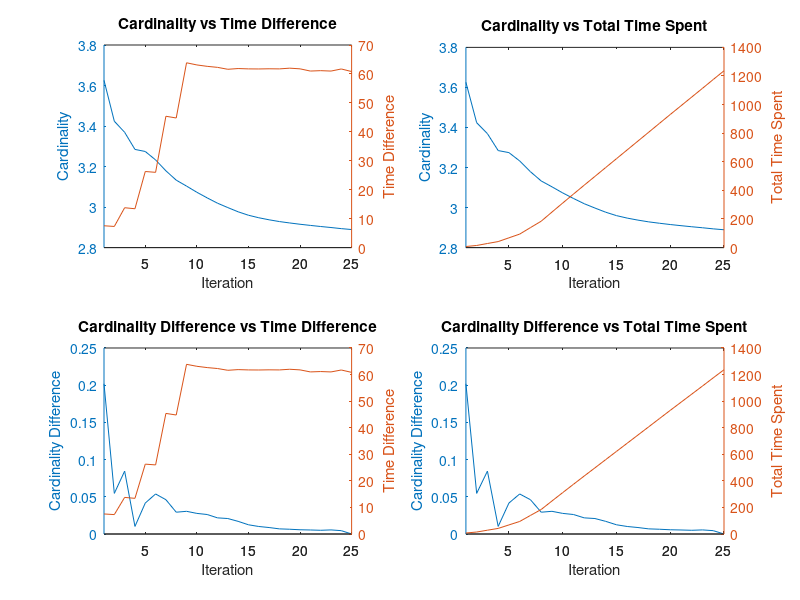

MATLAB code to generate this figure:
clear all;
clc;
close all;

load('cardinality_data/cardinalities.mat');
load('cardinality_data/timediffs.mat');

data_size = size(cardinalities);

card_diff = zeros(data_size);
total_timediffs = zeros(data_size);

card_diff(1:data_size - 1) = abs(diff(cardinalities));

for i = 1:data_size
    total_timediffs(i) = sum(timediffs(1:i));
end

x = 1:data_size;

%% plot graphs one by one
% p1 = plotyy(x, cardinalities, x, timediffs);
% title('Cardinality vs Time Difference')
% xlabel('Iteration')
% ylabel(p1(1),'Cardinality') % left y-axis 
% ylabel(p1(2),'Time Difference') % right y-axis
% print('cardinality_cost_outputs/cardinality_cost_outputscard-timediff','-dpng');
% 
% figure,
% p2 = plotyy(x, cardinalities, x, total_timediffs);
% title('Cardinality vs Total Time Spent')
% xlabel('Iteration')
% ylabel(p2(1),'Cardinality') % left y-axis 
% ylabel(p2(2),'Total Time Spent') % right y-axis
% print('cardinality_cost_outputs/card-totaltime','-dpng');
% 
% figure,
% p3 = plotyy(x, card_diff, x, timediffs);
% title('Cardinality Difference vs Time Difference')
% xlabel('Iteration')
% ylabel(p3(1),'Cardinality Difference') % left y-axis 
% ylabel(p3(2),'Time Difference') % right y-axis
% print('cardinality_cost_outputs/card-diff-timediff','-dpng');
% 
% figure,
% p4 = plotyy(x, card_diff, x, total_timediffs);
% title('Cardinality Difference vs Total Time Spent')
% xlabel('Iteration')
% ylabel(p4(1),'Cardinality Difference') % left y-axis 
% ylabel(p4(2),'Total Time Spent') % right y-axis
% print('cardinality_cost_outputs/card-diff-totaltime','-dpng');

%% plot graphs in one window 
figure,
subplot(2, 2, 1);
p1 = plotyy(x, cardinalities, x, timediffs);
title('Cardinality vs Time Difference')
xlabel('Iteration')
ylabel(p1(1),'Cardinality') % left y-axis 
ylabel(p1(2),'Time Difference') % right y-axis

subplot(2, 2, 2)
p2 = plotyy(x, cardinalities, x, total_timediffs);
title('Cardinality vs Total Time Spent')
xlabel('Iteration')
ylabel(p2(1),'Cardinality') % left y-axis 
ylabel(p2(2),'Total Time Spent') % right y-axis

subplot(2, 2, 3)
p3 = plotyy(x, card_diff, x, timediffs);
title('Cardinality Difference vs Time Difference')
xlabel('Iteration')
ylabel(p3(1),'Cardinality Difference') % left y-axis 
ylabel(p3(2),'Time Difference') % right y-axis

subplot(2, 2, 4)
p4 = plotyy(x, card_diff, x, total_timediffs);
title('Cardinality Difference vs Total Time Spent')
xlabel('Iteration')
ylabel(p4(1),'Cardinality Difference') % left y-axis 
ylabel(p4(2),'Total Time Spent') % right y-axis

print('cardinality_cost_outputs/total-graph','-dpng');

